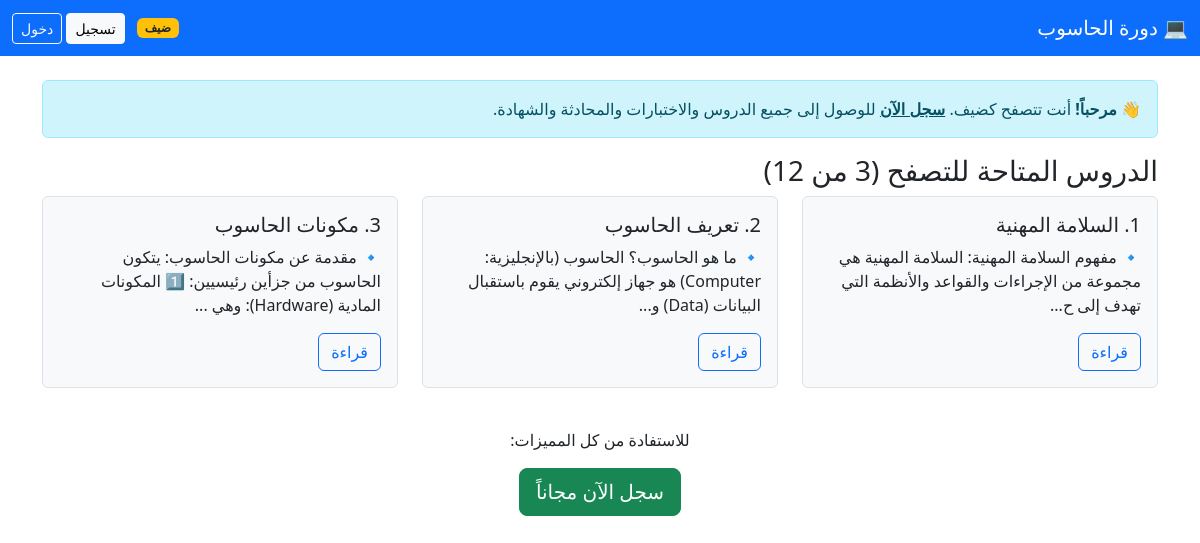
/guest, run on an earlier commit of the app's database.
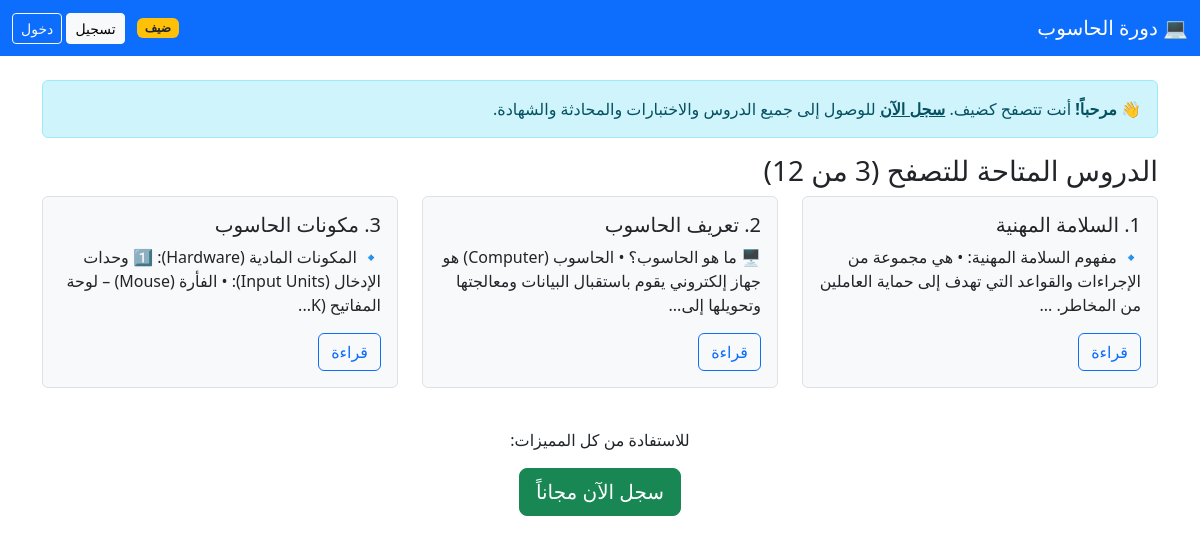
And on a later commit of the database.
### app.py (models this page shows)
class Lesson(db.Model):
    id = db.Column(db.Integer, primary_key=True)
    title = db.Column(db.String(200), nullable=False)
    content = db.Column(db.Text, nullable=False)
    order = db.Column(db.Integer, unique=True)

### app.py (the view)
@app.route('/guest')
def guest_home():
    lessons = Lesson.query.order_by(Lesson.order).limit(3).all()
    return render_template('guest.html', lessons=lessons)

### templates/guest.html (shortened to what this page needs)
<!DOCTYPE html>
<html lang="ar" dir="rtl">
<head>
    <link rel="stylesheet" href="https://cdn.jsdelivr.net/npm/bootstrap@5.3.0/dist/css/bootstrap.rtl.min.css">
    <link rel="stylesheet" href="/static/css/style.css">
</head>
<body>
    <nav class="navbar navbar-dark bg-primary">
        <div class="container-fluid">
            <a class="navbar-brand" href="/">💻 دورة الحاسوب</a>
            <div>
                <span class="badge bg-warning text-dark me-2">ضيف</span>
                <a href="/register" class="btn btn-light btn-sm">تسجيل</a>
                <a href="/login" class="btn btn-outline-light btn-sm">دخول</a>
            </div>
        </div>
    </nav>
    <div class="container mt-4">
        <div class="alert alert-info">
            <strong>👋 مرحباً!</strong> أنت تتصفح كضيف. <a href="/register" class="alert-link">سجل الآن</a> للوصول إلى جميع الدروس والاختبارات والمحادثة والشهادة.
        </div>
        <h3>الدروس المتاحة للتصفح (3 من 12)</h3>
        <div class="row">
            {% for lesson in lessons %}
            <div class="col-md-4 mb-3">
                <div class="card h-100">
                    <div class="card-body">
                        <h5>{{ lesson.order }}. {{ lesson.title }}</h5>
                        <p>{{ lesson.content[:100] }}...</p>
                        <a href="/guest/lesson/{{ lesson.id }}" class="btn btn-outline-primary">قراءة</a>
                    </div>
                </div>
            </div>
            {% endfor %}
        </div>
        <div class="text-center mt-4">
            <p>للاستفادة من كل المميزات:</p>
            <a href="/register" class="btn btn-success btn-lg">سجل الآن مجاناً</a>
        </div>
    </div>
</body>
</html>

### static/css/style.css (style rules this page uses)
:root { --bg-color: #ffffff; --text-color: #212529; --card-bg: #f8f9fa; --navbar-bg: #0d6efd; --border-color: #dee2e6; }
body { background-color: var(--bg-color); color: var(--text-color); transition: background-color 0.3s, color 0.3s; }
.navbar { background-color: var(--navbar-bg) !important; }
.card { background-color: var(--card-bg); border-color: var(--border-color); }
.card-body { color: var(--text-color); }

What changed in the data, as far as the page shows it:
changed Lesson "السلامة المهنية": content "🔹 مفهوم السلامة المهنية: السلامة المهنية هي مجموعة من الإجراءات والقواعد والأنظمة التي تهدف إلى ح" → "🔹 مفهوم السلامة المهنية: • هي مجموعة من الإجراءات والقواعد التي تهدف إلى حماية العاملين من المخاطر."
changed Lesson "تعريف الحاسوب": content "🔹 ما هو الحاسوب؟ الحاسوب (بالإنجليزية: Computer) هو جهاز إلكتروني يقوم باستقبال البيانات (Data) و" → "🖥 ما هو الحاسوب؟ • الحاسوب (Computer) هو جهاز إلكتروني يقوم باستقبال البيانات ومعالجتها وتحويلها إلى"
changed Lesson "مكونات الحاسوب": content "🔹 مقدمة عن مكونات الحاسوب: يتكون الحاسوب من جزأين رئيسيين: 1️⃣ المكونات المادية (Hardware): وهي" → "🔹 المكونات المادية (Hardware): 1️⃣ وحدات الإدخال (Input Units): • الفأرة (Mouse) – لوحة المفاتيح (K"
